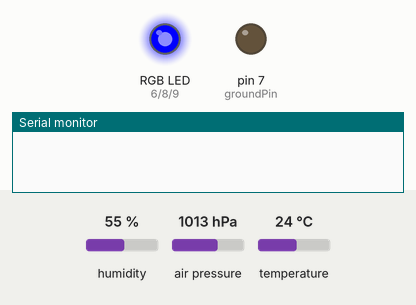
Simulated run of this sketch. Board: Arduino Uno, built with avr-gcc and run on an emulated ATmega328P. On the bench: an RGB LED mixed from three pins (HIGH = lit), output pins drawn as LEDs (lit = HIGH), the last lines printed to the serial monitor. The inputs (shaded band) are chosen by the test bench; at power-on: humidity 55 %, air pressure 1013 hPa, temperature 24 °C.

Above: at 0.1 s.
At 0.6 s:
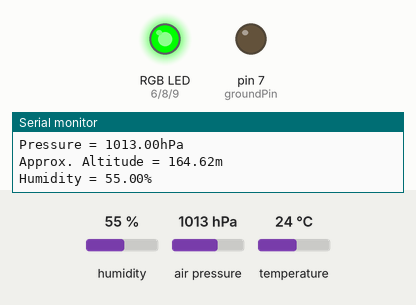
Timing chart, 0 to 2.1 s (numbered marks = the images above):
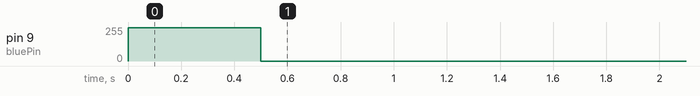

The sketch:

main.ino
```cpp
#include <Wire.h>
#include <Adafruit_Sensor.h>
#include <Adafruit_BME280.h>


#define SEALEVELPRESSURE_HPA (1033)

Adafruit_BME280 bme280;

int redPin = 6;
int groundPin = 7;
int greenPin = 8;
int bluePin = 9;

void setup() {

  // Setup
  Serial.begin(9600);

  pinMode(redPin, OUTPUT);
  pinMode(greenPin, OUTPUT);
  pinMode(bluePin, OUTPUT);

  pinMode(groundPin, OUTPUT);
  digitalWrite(groundPin, LOW);

  // Check

  setColor(0, 0, 250);
  delay(500);
  if (!bme280.begin(0x76))
  {
    while(true) {
      setColor(255, 0, 0);
      delay(1000);
      setColor(0, 0, 0);
    }
  } else {
    setColor(0, 250, 0);
    }

}

void loop() {
  Serial.print("Temperature = ");
  Serial.print(bme280.readTemperature());
  Serial.println("*C");

  Serial.print("Pressure = ");
  Serial.print(bme280.readPressure() / 100.0F);
  Serial.println("hPa");

  Serial.print("Approx. Altitude = ");
  Serial.print(bme280.readAltitude(SEALEVELPRESSURE_HPA));
  Serial.println("m");

  Serial.print("Humidity = ");
  Serial.print(bme280.readHumidity());
  Serial.println("%");

  Serial.println();
  delay(1000);
}


void setColor(int red, int green, int blue) {

  #ifdef COMMON_ANODE

  red = 255 - red;
  green = 255 - green;
  blue = 255 - blue;

  #endif

  analogWrite(redPin, red);
  analogWrite(greenPin, green);
  analogWrite(bluePin, blue);
}
```
